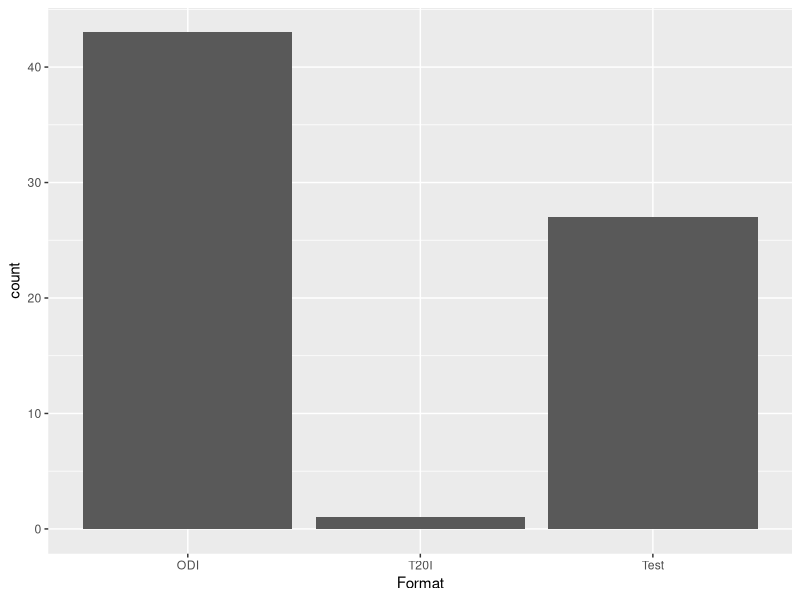
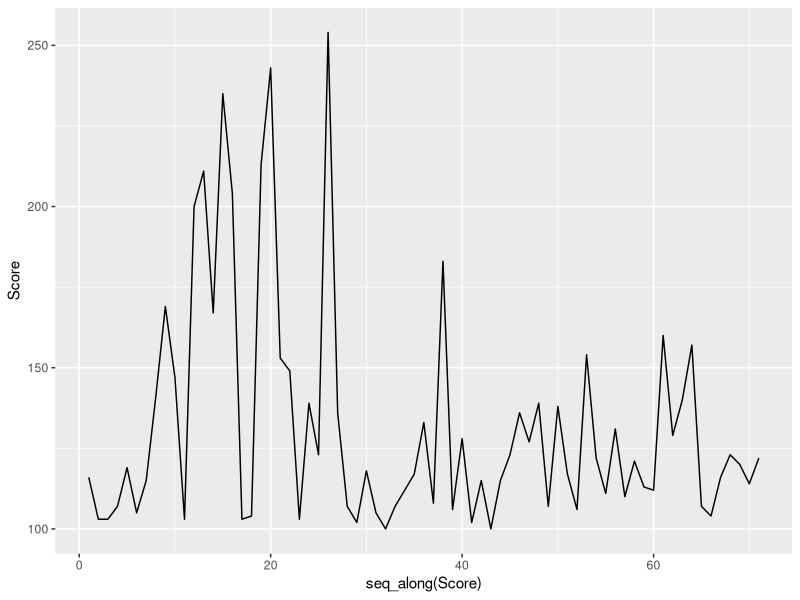
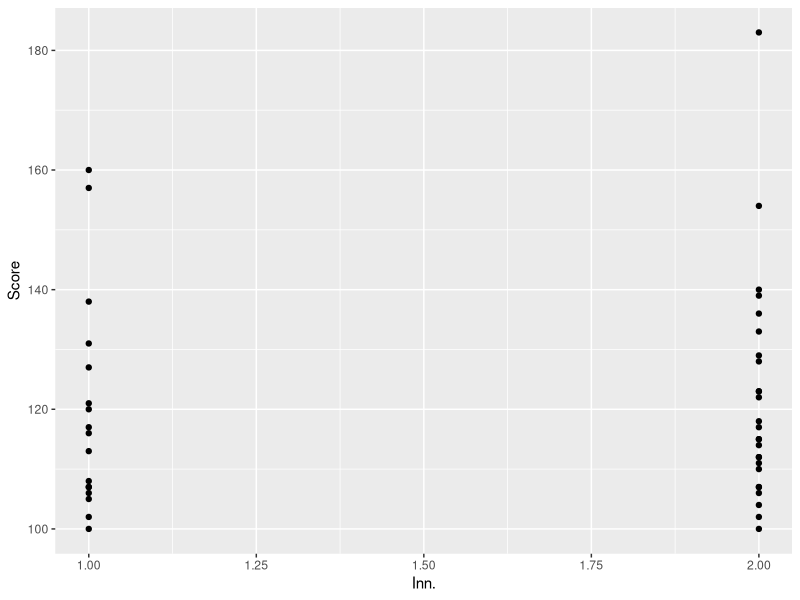
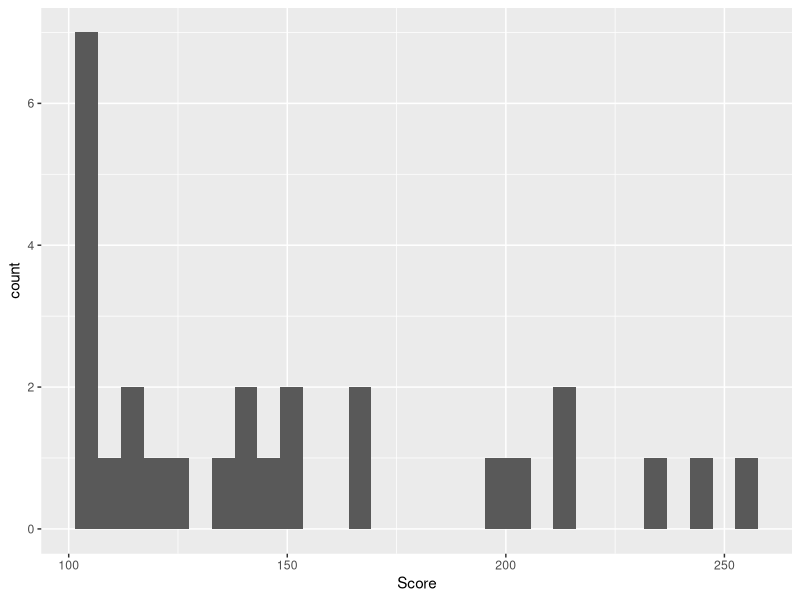
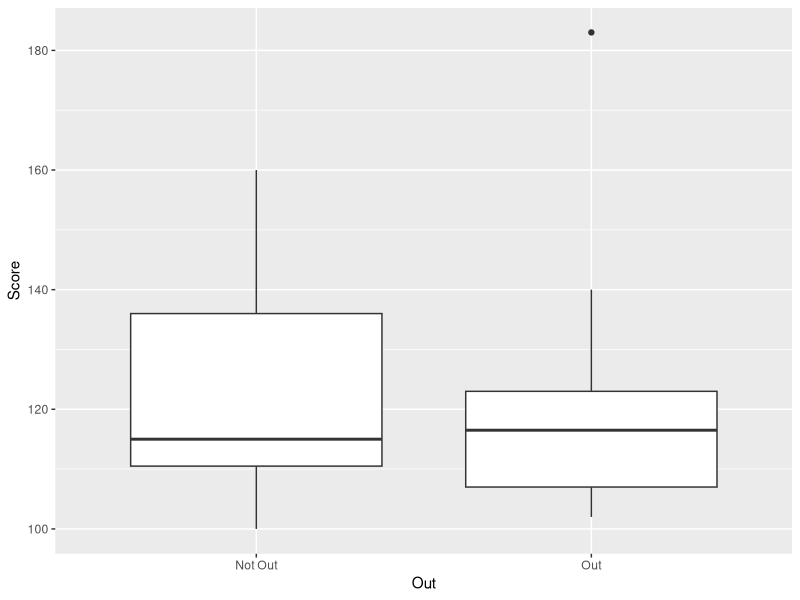
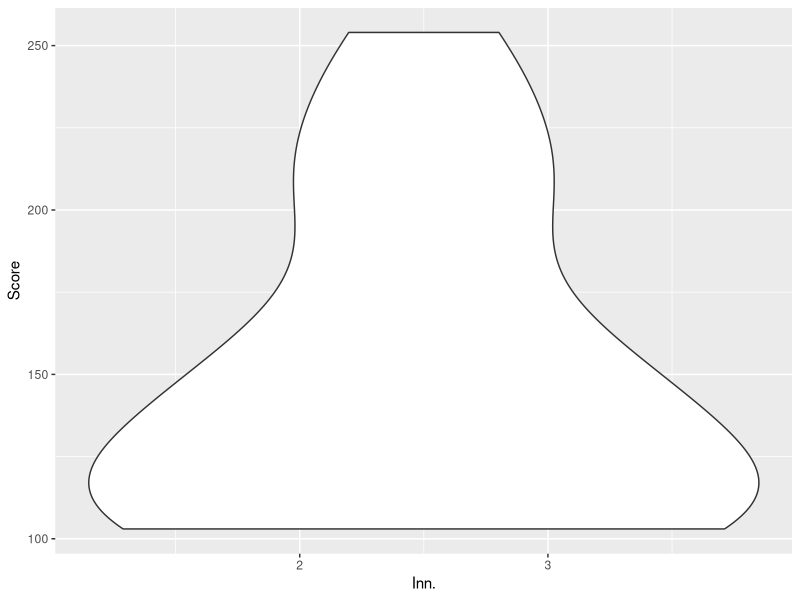
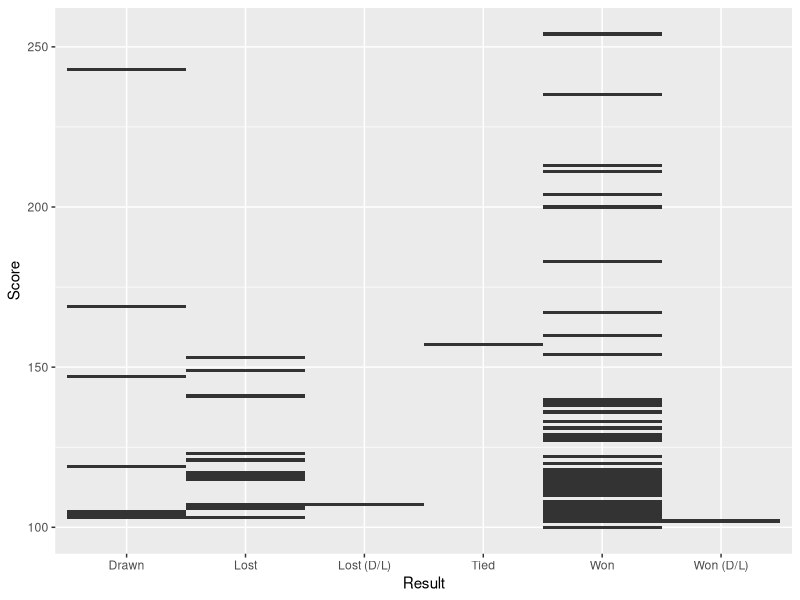

Here is the R script that generated these plots, in order:

install.packages("ggplot2")
library(ggplot2)

virat_data <- read.csv("virat.csv")


ggplot(virat_data, aes(x = Format)) +
  geom_bar()
ggplot(virat_data, aes(x = seq_along(Score), y = Score)) +
  geom_line()
ggplot(subset(virat_data, Format == "ODI"), aes(x = Inn., y = Score)) +
  geom_point()
ggplot(subset(virat_data, Format == "Test"), aes(x = Score)) +
  geom_histogram()
ggplot(subset(virat_data, Format == "ODI"), aes(x = Out, y = Score)) +
  geom_boxplot()
ggplot(subset(virat_data, Format == "Test"), aes(x = Inn., y = Score)) +
  geom_violin()
ggplot(virat_data, aes(x = Result, y = Score)) +
  geom_tile()


